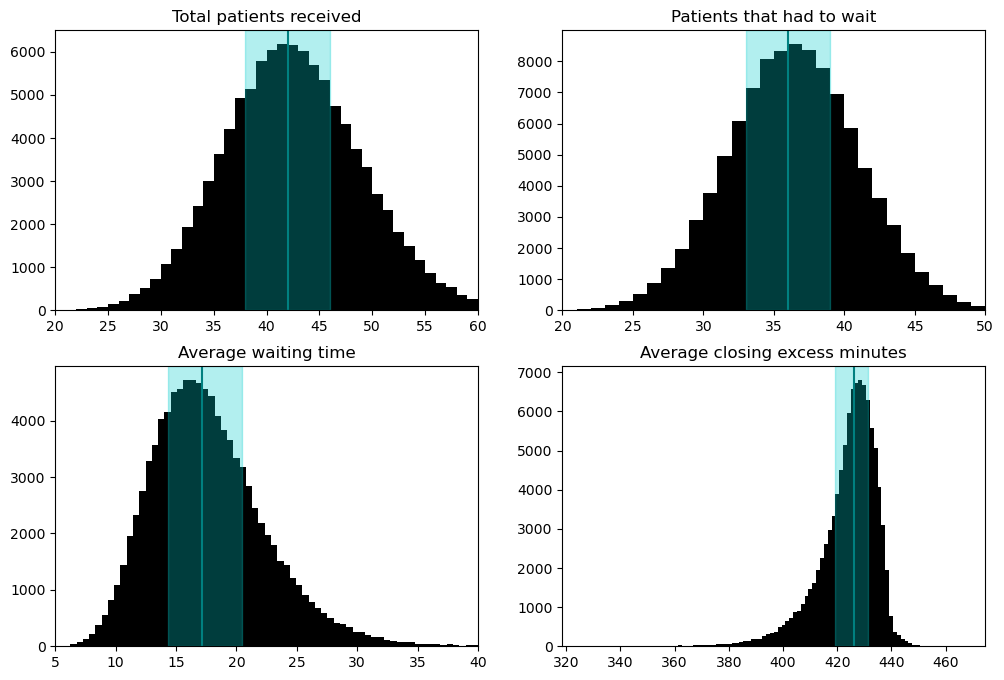

Here is the Python script that generated this plot:
import numpy as np
import pandas as pd
import matplotlib as mpl
import matplotlib.pyplot as plt

def simul(docs=3, tau=10, min_time=5, max_time=20, opn=9*60, clse=16*60):
    total_time = clse-opn
    queue = np.random.exponential(scale=tau, size=int(1.5*total_time/tau))
    queue = np.cumsum(queue)
    queue = queue[queue<total_time]
    docs = np.zeros(3)
    sooner = 0
    wait_times = []
    for arrival in queue:
        taken = max(docs[sooner], arrival)
        wait_times.append(taken-docs[sooner])
        docs[sooner] = taken+np.random.uniform(min_time, max_time)
        sooner = np.argmin(docs)
    wait_times = np.array(wait_times)
    close = (opn+np.max(docs))
    close_hour = int(close/60)
    close_minute = int(close-close_hour*60)
    return {'patients': queue.shape[0],
            'in_wait': (wait_times>0).sum(),
            'average_wait': wait_times.mean(),
            'close_time': '{:d}:{:02d}:00'.format(close_hour, close_minute),
            'excess_close_min': np.max(docs)}

np.random.seed(42)
first = simul()
outf = open('1.12.9.out', 'w')
outf.write(
     "\\begin{{itemize}}\n"
     "    \\item[] ${:d}$ patients came to the office.\n"
     "    \\item[] ${:d}$ patients had to wait for a doctor.\n"
     "    \\item[] Average wait time was ${:.02f}$ minutes.\n"
     "    \\item[] Office closed at ${}$.\n"
     "\\end{{itemize}}".format(first['patients'],
                              first['in_wait'],
                              first['average_wait'],
                              first['close_time']))

runs = []
for i in range(100000):
    runs.append(simul())
results = pd.DataFrame(runs)

fig, ax = plt.subplots(2, 2, figsize=(12, 8))
ax[0, 0].set_xlim(20, 60)
ax[0, 0].hist(results['patients'],
                    bins=range(results['patients'].min(),
                               results['patients'].max()), color=(0, 0, 0))
ax[0, 0].axvspan(results['patients'].quantile(.25),
                 results['patients'].quantile(.75),
                 alpha=0.3, color=(0, 0.8, 0.8))
ax[0, 0].axvline(results['patients'].quantile(.5), c=(0, 0.5, 0.5))
ax[0, 0].set_title('Total patients received')
ax[0, 1].set_xlim(20, 50)
ax[0, 1].hist(results['in_wait'],
                    bins=range(results['in_wait'].min(),
                               results['in_wait'].max()), color=(0, 0, 0))
ax[0, 1].axvspan(results['in_wait'].quantile(.25),
                 results['in_wait'].quantile(.75),
                 alpha=0.3, color=(0, 0.8, 0.8))
ax[0, 1].axvline(results['in_wait'].quantile(.5), c=(0, 0.5, 0.5))
ax[0, 1].set_title('Patients that had to wait')
ax[1, 0].set_xlim(5, 40)
ax[1, 0].hist(results['average_wait'], bins=100, color=(0, 0, 0))
ax[1, 0].axvspan(results['average_wait'].quantile(.25),
                 results['average_wait'].quantile(.75),
                 alpha=0.3, color=(0, 0.8, 0.8))
ax[1, 0].axvline(results['average_wait'].quantile(.5), c=(0, 0.5, 0.5))
ax[1, 0].set_title('Average waiting time')
ax[1, 1].hist(results['excess_close_min'], bins=100, color=(0, 0, 0))
ax[1, 1].axvspan(results['excess_close_min'].quantile(.25),
                 results['excess_close_min'].quantile(.75),
                 alpha=0.3, color=(0, 0.8, 0.8))
ax[1, 1].axvline(results['excess_close_min'].quantile(.5), c=(0, 0.5, 0.5))
ax[1, 1].set_title('Average closing excess minutes')

fig.savefig('1.12.9.png', bbox_inches='tight')
